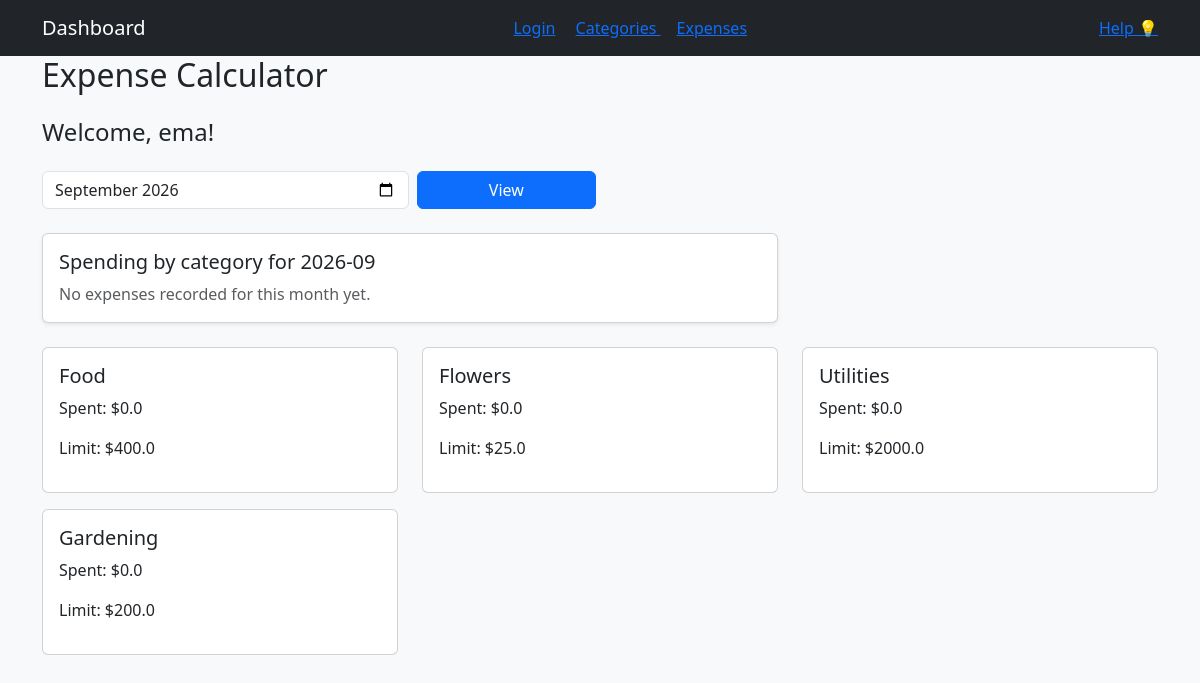
Page / (signed in) on the earlier database version.
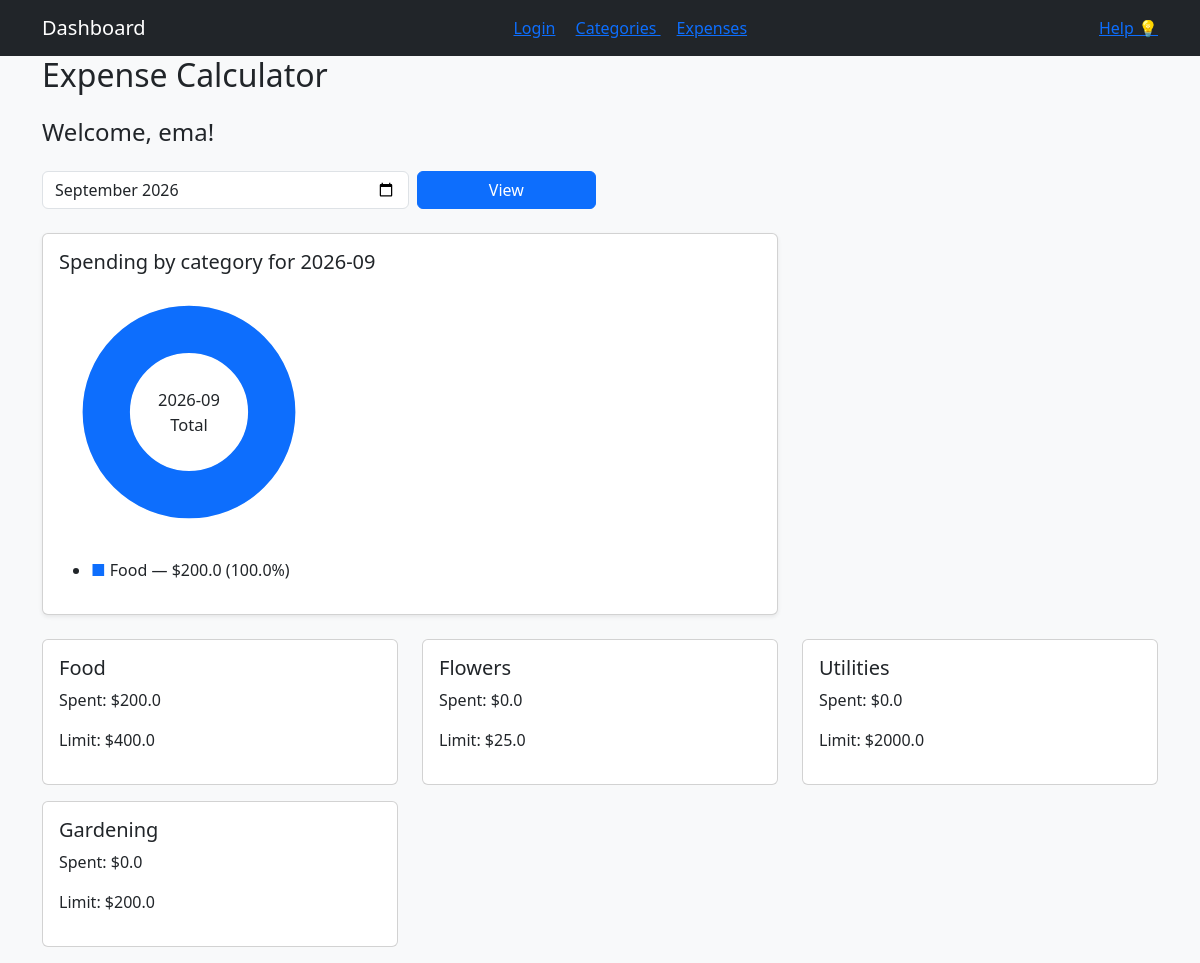
Same page on the later database version.
### tables this page shows
CREATE TABLE category (id INTEGER PRIMARY KEY AUTOINCREMENT UNIQUE NOT NULL, name TEXT, spending_limit INTEGER, user_id INTEGER REFERENCES user (id));

CREATE TABLE expenses (id INTEGER PRIMARY KEY AUTOINCREMENT UNIQUE NOT NULL, name TEXT, amount_spent INTEGER NOT NULL, date INTEGER NOT NULL, category_id INTEGER REFERENCES category (id), user_id INTEGER);

### app.py (the view)
@app.route("/") #this will be the homepage/dashboard of the app
def home():
    user = session.get("user")
    if not user:
        return redirect(url_for("login"))
    user_id = user[0]
    selected_month = request.args.get("month") or datetime.date.today().strftime("%Y-%m")
    sql = '''SELECT category.id, category.name, category.spending_limit,
            IFNULL(SUM(expenses.amount_spent), 0)
             AS total_amount_spent FROM category LEFT JOIN expenses ON category.id = expenses.category_id
                AND expenses.user_id = ?
                AND strftime('%Y-%m', expenses.date) = ?
            WHERE category.user_id = ?
            GROUP BY category.id'''
    categories = query_db(sql, args=(user_id, selected_month, user_id))
    monthly_sql = '''SELECT expenses.id, expenses.name, expenses.amount_spent,
                    strftime('%Y-%m-%d', expenses.date) AS date,
                    category.name AS category, expenses.category_id
                    FROM expenses
                    JOIN category ON expenses.category_id = category.id
                    WHERE expenses.user_id = ? AND strftime('%Y-%m', expenses.date) = ?'''
    monthly_expenses = query_db(monthly_sql, args=(user_id, selected_month))
    monthly_totals = build_monthly_category_totals(monthly_expenses, selected_month)
    pie_segments = build_pie_chart_segments(monthly_totals)
    get_db().commit()
    username = user[1]
    return render_template(
        "home.html",
        categories=categories,
        username=username,
        selected_month=selected_month,
        monthly_totals=monthly_totals,
        pie_segments=pie_segments,
    )

### app.py (called while the page is built)
def get_db():
    db = getattr(g, '_database', None)
    if db is None:
        db = g._database = sqlite3.connect(DATABASE)
    return db

def query_db(query, args=(), one=False):
    cur = get_db().execute(query, args)
    rv = cur.fetchall()
    cur.close()
    return (rv[0] if rv else None) if one else rv

def build_monthly_category_totals(expenses, month):
    totals = {}
    for expense in expenses:
        expense_date = expense[3] if len(expense) > 3 else ""
        category_name = expense[4] if len(expense) > 4 else ""
        if expense_date.startswith(month) and category_name:
            amount = float(expense[2] or 0)
            totals[category_name] = totals.get(category_name, 0.0) + amount
    return totals

### templates/home.html (shortened to what this page needs)
{%extends "base.html"%}
{%block content%}
<h2 class = "mb-4"> Expense Calculator </h2>
{% if username %}
    <h4 class="mb-4">Welcome, {{ username }}!</h4>
{% endif %}
<form method="get" class="row g-2 mb-4">
    <div class="col-md-4">
        <input class="form-control" type="month" name="month" value="{{ selected_month }}">
    </div>
    <div class="col-md-2">
        <button class="btn btn-primary w-100" type="submit">View</button>
    </div>
</form>
<div class="row mb-4">
    <div class="col-md-8">
        <div class="card shadow-sm">
            <div class="card-body">
                <h5 class="card-title">Spending by category for {{ selected_month }}</h5>
                {% if pie_segments %}
                    <svg width="260" height="260" viewBox="0 0 220 220" role="img" aria-label="Pie chart of monthly spending">
                        <circle cx="110" cy="110" r="70" fill="none" stroke="#e9ecef" stroke-width="40"></circle>
                        {% for segment in pie_segments %}
                            <circle cx="110" cy="110" r="70" fill="none" stroke="{{ segment.color }}" stroke-width="40" stroke-linecap="round"
                                    stroke-dasharray="{{ segment.dasharray }}"
                                    stroke-dashoffset="{{ segment.dashoffset }}"
                                    transform="rotate(-90 110 110)"></circle>
                        {% endfor %}
                        <circle cx="110" cy="110" r="35" fill="white"></circle>
                        <text x="110" y="105" text-anchor="middle" font-size="14" fill="#212529">{{ selected_month }}</text>
                        <text x="110" y="126" text-anchor="middle" font-size="14" fill="#212529">Total</text>
                    </svg>
                    <ul class="mt-3">
                        {% for segment in pie_segments %}
                            <li><span style="color:{{ segment.color }};">■</span> {{ segment.name }} — ${{ segment.amount }} ({{ segment.percent }}%)</li>
                        {% endfor %}
                    </ul>
                {% else %}
                    <p class="text-muted mb-0">No expenses recorded for this month yet.</p>
                {% endif %}
            </div>
        </div>
    </div>
</div>
<div class="row">
    {% for category in categories %}
        <div class="col-md-4 mb-3">
            <div class="card {% if category[3]|float > category[2]|float %}border-danger{% endif %}">
                <div class="card-body">
                    <h5 class="card-title">{{ category[1] }}</h5>
                    <p>Spent: ${{ category[3]|float | round(2) }}</p>
                    <p>Limit: ${{ category[2]|float | round(2) }}</p>
                </div>
            </div>
        </div>
    {% endfor %}
</div>
{% endblock %}

Differences in the rows shown:
added expenses: name "Food", amount "200.0", percent "100.0"
computed for category "Food": category "0.0" → "200.0"
Other differences:
{{ selected_month }}: (not shown) → "2026-09"
text no longer shown: "No expenses recorded for this month yet."
text now shown: "Total"
